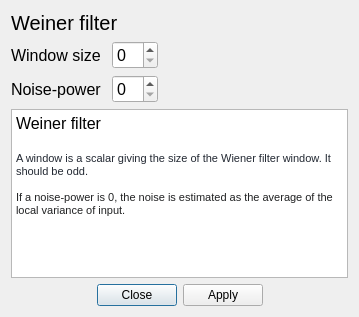
<?xml version="1.0" encoding="UTF-8"?>
<ui version="4.0">
 <class>Dialog</class>
 <widget class="QDialog" name="Dialog">
  <property name="geometry">
   <rect>
    <x>0</x>
    <y>0</y>
    <width>359</width>
    <height>317</height>
   </rect>
  </property>
  <property name="windowTitle">
   <string>Asymmetrically Reweighted Penalized Least Squares (arPLS)</string>
  </property>
  <layout class="QVBoxLayout" name="verticalLayout">
   <item>
    <widget class="QLabel" name="title">
     <property name="font">
      <font>
       <pointsize>15</pointsize>
      </font>
     </property>
     <property name="text">
      <string>Weiner filter</string>
     </property>
    </widget>
   </item>
   <item>
    <layout class="QGridLayout" name="gridLayout">
     <item row="1" column="0">
      <widget class="QLabel" name="windowLabel">
       <property name="minimumSize">
        <size>
         <width>75</width>
         <height>0</height>
        </size>
       </property>
       <property name="font">
        <font>
         <pointsize>12</pointsize>
        </font>
       </property>
       <property name="text">
        <string>Window size</string>
       </property>
      </widget>
     </item>
     <item row="1" column="2">
      <spacer name="horizontalSpacer">
       <property name="orientation">
        <enum>Qt::Horizontal</enum>
       </property>
       <property name="sizeHint" stdset="0">
        <size>
         <width>40</width>
         <height>20</height>
        </size>
       </property>
      </spacer>
     </item>
     <item row="2" column="0">
      <widget class="QLabel" name="label">
       <property name="font">
        <font>
         <pointsize>12</pointsize>
        </font>
       </property>
       <property name="text">
        <string>Noise-power </string>
       </property>
      </widget>
     </item>
     <item row="2" column="1">
      <widget class="QSpinBox" name="noiseValue">
       <property name="font">
        <font>
         <pointsize>12</pointsize>
        </font>
       </property>
      </widget>
     </item>
     <item row="1" column="1">
      <widget class="QSpinBox" name="windowValue">
       <property name="font">
        <font>
         <pointsize>12</pointsize>
        </font>
       </property>
      </widget>
     </item>
    </layout>
   </item>
   <item>
    <widget class="QTextBrowser" name="explanationTextField">
     <property name="html">
      <string>&lt;!DOCTYPE HTML PUBLIC &quot;-//W3C//DTD HTML 4.0//EN&quot; &quot;http://www.w3.org/TR/REC-html40/strict.dtd&quot;&gt;
&lt;html&gt;&lt;head&gt;&lt;meta name=&quot;qrichtext&quot; content=&quot;1&quot; /&gt;&lt;style type=&quot;text/css&quot;&gt;
p, li { white-space: pre-wrap; }
&lt;/style&gt;&lt;/head&gt;&lt;body style=&quot; font-family:'MS Shell Dlg 2'; font-size:7.8pt; font-weight:400; font-style:normal;&quot;&gt;
&lt;p style=&quot; margin-top:0px; margin-bottom:0px; margin-left:0px; margin-right:0px; -qt-block-indent:0; text-indent:0px;&quot;&gt;&lt;span style=&quot; font-family:'Segoe UI'; font-size:12pt;&quot;&gt;Weiner filter&lt;/span&gt;&lt;/p&gt;
&lt;p style=&quot;-qt-paragraph-type:empty; margin-top:0px; margin-bottom:0px; margin-left:0px; margin-right:0px; -qt-block-indent:0; text-indent:0px; font-family:'Segoe UI'; font-size:12pt;&quot;&gt;&lt;br /&gt;&lt;/p&gt;
&lt;p style=&quot; margin-top:0px; margin-bottom:0px; margin-left:0px; margin-right:0px; -qt-block-indent:0; text-indent:0px;&quot;&gt;&lt;span style=&quot; font-family:'-apple-system','BlinkMacSystemFont','Segoe UI','Helvetica Neue','Arial','sans-serif','Apple Color Emoji','Segoe UI Emoji','Segoe UI Symbol'; font-size:8pt; color:#222832; background-color:#ffffff;&quot;&gt;A window is a scalar giving the size of the Wiener filter window. It should be odd.&lt;/span&gt;&lt;/p&gt;
&lt;p style=&quot;-qt-paragraph-type:empty; margin-top:0px; margin-bottom:0px; margin-left:0px; margin-right:0px; -qt-block-indent:0; text-indent:0px; font-family:'sans-serif'; font-size:8pt; color:#202122;&quot;&gt;&lt;br /&gt;&lt;/p&gt;
&lt;p style=&quot; margin-top:0px; margin-bottom:0px; margin-left:0px; margin-right:0px; -qt-block-indent:0; text-indent:0px;&quot;&gt;&lt;span style=&quot; font-family:'sans-serif'; font-size:8pt; color:#202122;&quot;&gt;If a noise-power is 0, the noise is estimated as the average of the local variance of input.&lt;/span&gt;&lt;/p&gt;&lt;/body&gt;&lt;/html&gt;</string>
     </property>
    </widget>
   </item>
   <item>
    <widget class="QDialogButtonBox" name="buttonBox">
     <property name="orientation">
      <enum>Qt::Horizontal</enum>
     </property>
     <property name="standardButtons">
      <set>QDialogButtonBox::Apply|QDialogButtonBox::Close</set>
     </property>
     <property name="centerButtons">
      <bool>true</bool>
     </property>
    </widget>
   </item>
  </layout>
 </widget>
 <resources/>
 <connections>
  <connection>
   <sender>buttonBox</sender>
   <signal>accepted()</signal>
   <receiver>Dialog</receiver>
   <slot>accept()</slot>
   <hints>
    <hint type="sourcelabel">
     <x>248</x>
     <y>254</y>
    </hint>
    <hint type="destinationlabel">
     <x>157</x>
     <y>274</y>
    </hint>
   </hints>
  </connection>
  <connection>
   <sender>buttonBox</sender>
   <signal>rejected()</signal>
   <receiver>Dialog</receiver>
   <slot>reject()</slot>
   <hints>
    <hint type="sourcelabel">
     <x>316</x>
     <y>260</y>
    </hint>
    <hint type="destinationlabel">
     <x>286</x>
     <y>274</y>
    </hint>
   </hints>
  </connection>
 </connections>
</ui>
